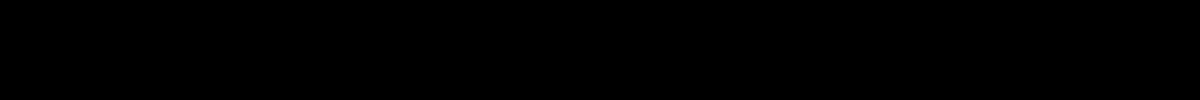
Frame 1 (no input)
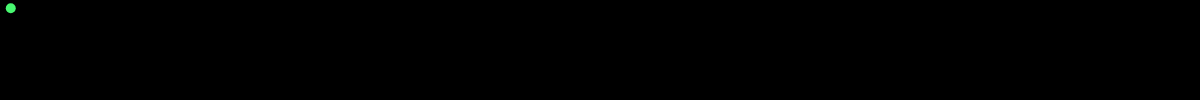
Frame 60 (no input)
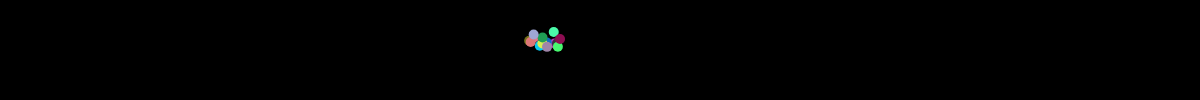
Frame 120 (the mouse pressed at the canvas centre since frame 60)

The p5.js sketch that drew these frames (run headless with seeded random() and noise() and a simulated clock; from frame 60 on, the mouse is pressed at the canvas centre):

// p5.js sketch
// ── sketch.js

let stars = [];
let canvas;
let numberOfStars = 10;

function setup() {
    canvas = createCanvas(document.body.clientWidth, document.body.clientHeight);
    canvas.background(0);
    setInterval(createDots, 50);
    for (let i = 0; i < numberOfStars; i++) {
        createDots();
    }
}

function createDots() {
    stars.push(new Star([
        random(255),
        random(255),
        random(255)
    ]));
}
function draw() {
    canvas.background(0);

    for (let i = 0; i < stars.length; i++) {
        stars[i].show();
        stars[i].update();
    }
}


class Star {
    constructor(color) {
        this.x = random(-canvas.width, canvas.width);
        this.y = random(-canvas.width, canvas.height);
        this.z = random(canvas.width);
        this.color = color
    }

    show() {
        circle(this.x, this.y, 10);
        fill(this.color[0], this.color[1], this.color[2]);
        noStroke();
    }

    update() {
        this.x += (mouseX - this.x) / random(10, 50);
        this.y += (mouseY - this.y) / random(10, 50);

    }
}
